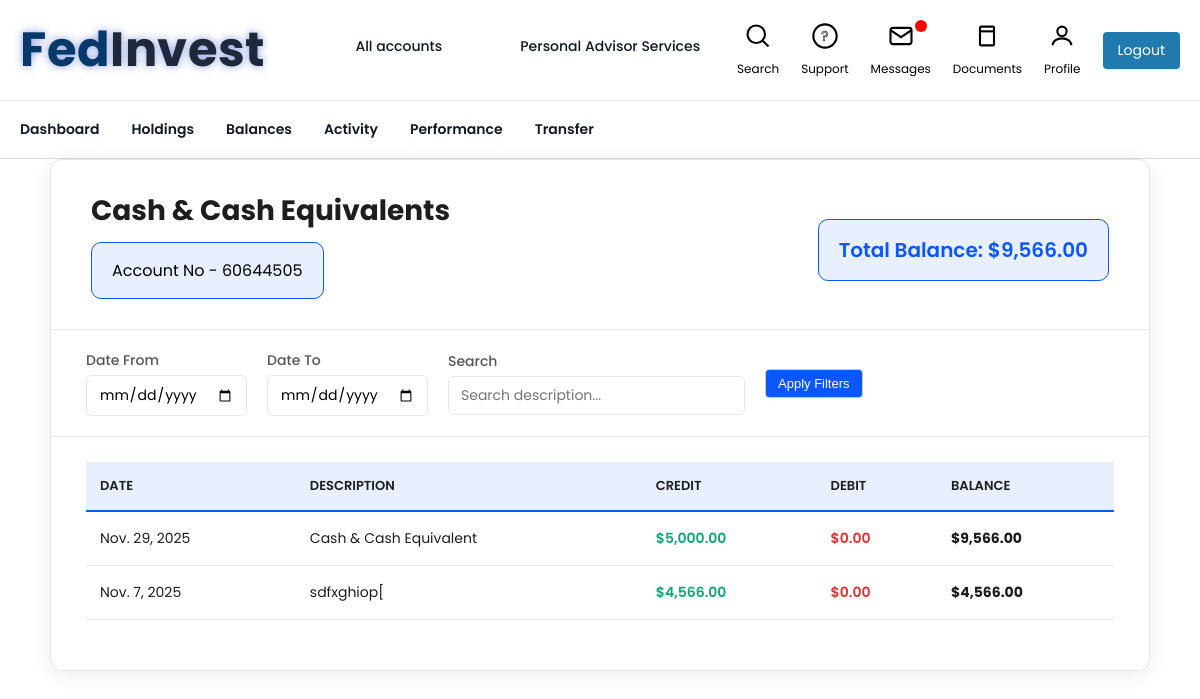
The page /saving-account/ (signed in) on the database its author committed.
### app1/models.py (models this page shows, shortened)
class Account(models.Model):
    user = models.ForeignKey(User, on_delete=models.CASCADE, null=True, blank=True)
    name = models.CharField(max_length=100)
    account_number = models.CharField(max_length=20)
    account_type = models.CharField(max_length=50)
    amount = models.DecimalField(max_digits=15, decimal_places=2, default=0)
    class Meta:
        verbose_name = "Holdings"
        verbose_name_plural = "Holdings"

class SavingAccount(models.Model):
    user = models.ForeignKey(User, on_delete=models.CASCADE, related_name="saving_accounts")
    date = models.DateField()
    account_number = models.DecimalField(max_digits=12, decimal_places=2, default=0)
    description = models.CharField(max_length=255)
    credit = models.DecimalField(max_digits=12, decimal_places=2, default=0)
    debit = models.DecimalField(max_digits=12, decimal_places=2, default=0)
    account_balance = models.DecimalField(max_digits=12, decimal_places=2, editable=False, default=0)
    class Meta:
        verbose_name = "Cash Equivalent"
        verbose_name_plural = "Cash Equivalents"

### app1/views.py (the view)
# urls.py: path('saving-account/', views.saving_account_list, name='saving_account'),
@login_required
def saving_account_list(request):
    saving_entries = SavingAccount.objects.filter(
        user=request.user
    ).order_by('-date', '-id')
    saving_total = saving_entries.last().account_balance if saving_entries.exists() else 0
    formatted_saving_total = intcomma(saving_total)
    saving_accounts = Account.objects.filter(user=request.user, account_type="Cash & Cash Equivalents")
    return render(request, "saving_account.html", {
        "saving_entries": saving_entries,
        "saving_total": saving_total,
        "formatted_saving_total": formatted_saving_total,
         "saving_accounts": saving_accounts,
    })

### templates/saving_account.html (shortened to what this page needs)
{% load static %}
{% load humanize %}
<!DOCTYPE html>
<html>
<head>
    <link rel="stylesheet" href="{% static 'css/style.css' %}">
</head>
<body>
 <div class="top-nav">
    <div class="top-nav-container">
        <div class="nav-left">
            <div class="logo">
                <h1 class="logo">
                    <span class="f">F</span>
                    <span class="e">e</span>
                    <span class="d">d</span>
                    <span class="i">I</span>
                    <span class="n">n</span>
                    <span class="v">v</span>
                    <span class="e2">e</span>
                    <span class="s">s</span>
                    <span class="t">t</span>
                </h1>
            </div>
            <nav class="main-nav">
                <a href="{% url 'holdings' %}" class="active erbtn">All accounts</a>
                <a href="#" class="erbtn">Personal Advisor Services</a>
            </nav>
        </div>
        <div class="nav-right">
            <a href="#" class="nav-item erbtn">
                <svg viewBox="0 0 24 24">
                    <circle cx="10.5" cy="10.5" r="7.5"></circle>
                    <line x1="21" y1="21" x2="15.8" y2="15.8"></line>
                </svg>
                <span>Search</span>
            </a>
            <a href="#" class="nav-item erbtn">
                <svg viewBox="0 0 24 24">
                    <circle cx="12" cy="12" r="10"></circle>
                    <text x="12" y="16" font-size="12" text-anchor="middle" fill="none" stroke="#000" stroke-width="0.5">?</text>
                </svg>
                <span>Support</span>
            </a>
            <a href="{% url 'messages' %}" class="nav-item erbtn">
                <svg viewBox="0 0 24 24">
                    <rect x="3" y="5" width="18" height="14" rx="2" ry="2"></rect>
                    <polyline points="3,7 12,13 21,7"></polyline>
                </svg>
                <div class="badge"></div>
                <span>Messages</span>
            </a>
            <a href="{% url 'legal_documents' %}" class="nav-item erbtn">
                <svg viewBox="0 0 24 24">
                    <rect x="6" y="4" width="12" height="16" rx="1"></rect>
                    <line x1="6" y1="8" x2="18" y2="8"></line>
                </svg>
                <span>Documents</span>
            </a>
            <a href="{% url 'get_profile' request.user.id %}" class="nav-item erbtn">
                <svg viewBox="0 0 24 24">
                    <circle cx="12" cy="8" r="4"></circle>
                    <path d="M4 20c0-4 4-6 8-6s8 2 8 6"></path>
                </svg>
                <span>Profile</span>
            </a>
            <a href="{% url 'logout' %}" class="logout-btn">Logout</a>
        </div>
    </div>
</div>
<div class="secondary-nav">
    <div class="secondary-nav-container">
        <nav>
            <a class="erbtn" href="{% url 'dashboard' %}">Dashboard</a>
            <a class="erbtn" href="{% url 'holdings' %}">Holdings</a>
            <a class="erbtn" href="{% url 'balance' %}">Balances</a>
            <a class="erbtn" href="{% url 'activity' %}">Activity</a>
            <a class="erbtn" href="{% url 'portfolio' %}">Performance</a>
             <a class="erbtn" href="{% url 'transfer' %}">Transfer</a>
        </nav>
    </div>
</div>
<div class="cashAccount">
<div class="print-area">
    <div class="container">
        <div class="header">
            <div class="header-left">
                <h2>Cash & Cash Equivalents</h2>
                <span class="balance-card">
                  Account No - {% for acc in saving_accounts %}
                                {{ acc.account_number }}
                            {% endfor %}
                </span>
                          </div>
                            <div class="balance-card">
                    <h3>
                        Total Balance:
                        {% if saving_entries %}
                           ${{ saving_entries.0.account_balance|intcomma }}
                        {% else %}
                           $0
                        {% endif %}
                    </h3>
                </div>
        </div>
        <div class="filter-bar">
            <div class="filter-group">
                <label>Date From</label>
                <input type="date">
            </div>
            <div class="filter-group">
                <label>Date To</label>
                <input type="date">
            </div>
            <div class="filter-group">
                <label>Search</label>
                <input type="text" placeholder="Search description...">
            </div>
            <button class="btnn filter-btn">Apply Filters</button>
        </div>
        <div class="table-container">
            <table>
                <thead>
                    <tr>
                        <th>Date</th>
                        <th>Description</th>
                        <th>Credit</th>
                        <th>Debit</th>
                        <th>Balance</th>
                    </tr>
                </thead>
                <tbody>
                {% for s in saving_entries %}
                    <tr>
                        <td>{{ s.date}}</td>
                        <td>{{ s.description }}</td>
                        <td>${{ s.credit|intcomma }}</td>
                        <td>${{ s.debit|intcomma }}</td>
<td
  class="{% if s.credit|default:0 > 0 %}balance-green
         {% elif s.debit|default:0 > 0 %}balance-red
         {% endif %}">
  ${{ s.account_balance|intcomma }}
</td>
                    </tr>
                {% empty %}
                    <tr>
                        <td colspan="6" class="empty-state">
                            No cash & cash equivalent entries found.
                        </td>
                    </tr>
                {% endfor %}
                </tbody>
            </table>
        </div>
    </div>
</div>
</div>
</body>
</html>

### static/css/style.css (style rules this page uses)
* { margin: 0; padding: 0; box-sizing: border-box; font-family: 'Poppins', sans-serif; }
.logo { font-family: 'Nunito', sans-serif; font-weight: 700; font-size: 48px; display: inline-flex; letter-spacing: 0.5px; color: #073A6B; text-shadow: 0 0 8px rgba(35, 64, 190, 0.5); width: 500px; }
.logo span:nth-child(n+4) { color: #1E293B; }
.logo span { display: inline-block; transform-origin: center; }
.logo span:nth-child(1) { transform: rotate(-3deg) translateY(2px); }
.logo span:nth-child(2) { transform: rotate(2deg) translateY(-1px); }
.logo span:nth-child(3) { transform: rotate(-1deg) translateY(1px); }
.logo span:nth-child(4) { transform: rotate(1deg) translateY(-3px); }
.logo span:nth-child(5) { transform: rotate(-2deg) translateY(2px); }
.logo span:nth-child(6) { transform: rotate(3deg) translateY(-1px); }
.logo span:nth-child(7) { transform: rotate(-1deg) translateY(1px); }
.logo span:nth-child(8) { transform: rotate(2deg) translateY(-2px); }
.logo span:nth-child(9) { transform: rotate(-1deg) translateY(1px); }
.logo span { display: inline-block; animation: scatterReveal 0.6s ease-out forwards; }
.logo span:nth-child(1) { animation-delay: 0.05s; }
.logo span:nth-child(2) { animation-delay: 0.1s; }
.logo span:nth-child(3) { animation-delay: 0.15s; }
.top-nav { border-bottom: 1px solid #e4e5e6; background: #fff; }
.top-nav-container { max-width: 1200px; margin: 0 auto; padding: 14px 20px; display: flex; justify-content: space-between; align-items: center; gap: 24px; }
.nav-left { display: flex; align-items: center; gap: 40px; }
.main-nav { display: flex; flex-wrap: nowrap; gap: 28px; }
.main-nav a { text-decoration: none; font-size: 0.875rem; font-weight: 500; color: #111827; padding-bottom: 4px; border-bottom: 3px solid transparent; transition: 0.25s ease; white-space: nowrap; padding-left: 50px; }
.nav-right { display: flex; align-items: center; gap: 22px; }
.nav-item { display: flex; align-items: center; gap: 6px; text-decoration: none; color: #111827; font-size: 0.85rem; }
.nav-item svg { width: 20px; height: 20px; stroke: #374151; fill: none; stroke-width: 1.6; }
.badge { width: 8px; height: 8px; background: #dc2626; border-radius: 50%; margin-left: -12px; }
.logout-btn { padding: 6px 14px; border-radius: 6px; background: #ef4444; color: white !important; font-size: 0.8rem; text-decoration: none; transition: 0.2s ease; }
.secondary-nav { background: #fff; border-bottom: 1px solid #d6dade; }
.secondary-nav-container { max-width: 1200px; margin: 0 auto; padding: 0 20px; }
.secondary-nav nav { display: flex; gap: 32px; }
.secondary-nav a { text-decoration: none; font-size: 0.875rem; font-weight: 600; color: #111827; padding: 18px 0; transition: 0.25s; }
.erbtn { font-family: "Poppins", sans-serif; }
.filter-group label { display: block; font-size: 14px; font-weight: 500; color: #000; margin-bottom: 4px; }
.nav-item { display: flex; flex-direction: column; align-items: center; text-decoration: none; color: #000; font-size: 12px; position: relative; transition: color 0.2s, font-weight 0.2s; }
.nav-item svg { width: 28px; height: 28px; stroke: #000; stroke-width: 1.8; fill: none; margin-bottom: 4px; transition: stroke 0.2s; }
.badge { position: absolute; top: -2px; right: 4px; width: 12px; height: 12px; background-color: red; border-radius: 50%; }
.logout-btn { top: 18px; right: 30px; background: #207aadff; color: #fff; border: none; border-radius: 4px; padding: 8px 15px; text-decoration: none; cursor: pointer; font-size: 14px; transition: background 0.2s; }
.logo { font-family: 'Nunito', sans-serif; font-weight: 700; font-size: 48px; display: inline-flex; letter-spacing: 0.5px; color: #073A6B; text-shadow: 0 0 8px rgba(35, 64, 190, 0.5); width: 50%; }
.logo span { transform-origin: center; }

### rows shown on the page
Account: account_number "60644505"
SavingAccount: account_balance "9,566.00", date "Nov. 29, 2025", description "Cash & Cash Equivalent", credit "5,000.00", debit "0.00"
SavingAccount: date "Nov. 7, 2025", description "sdfxghiop[", credit "4,566.00", debit "0.00", account_balance "4,566.00"
